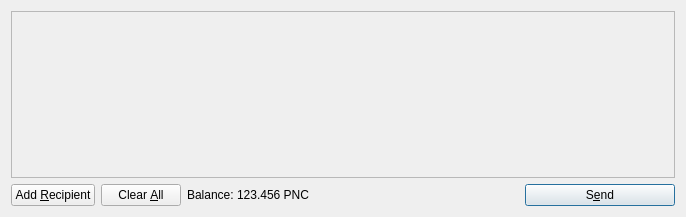
<?xml version="1.0" encoding="UTF-8"?>
<ui version="4.0">
 <class>SendCoinsDialog</class>
 <widget class="QDialog" name="SendCoinsDialog">
  <property name="geometry">
   <rect>
    <x>0</x>
    <y>0</y>
    <width>686</width>
    <height>217</height>
   </rect>
  </property>
  <property name="windowTitle">
   <string>Send Coins</string>
  </property>
  <layout class="QVBoxLayout" name="verticalLayout">
   <item>
    <widget class="QScrollArea" name="scrollArea">
     <property name="widgetResizable">
      <bool>true</bool>
     </property>
     <widget class="QWidget" name="scrollAreaWidgetContents">
      <property name="geometry">
       <rect>
        <x>0</x>
        <y>0</y>
        <width>666</width>
        <height>165</height>
       </rect>
      </property>
      <layout class="QVBoxLayout" name="verticalLayout_2">
       <property name="margin">
        <number>0</number>
       </property>
       <item>
        <layout class="QVBoxLayout" name="entries">
         <property name="spacing">
          <number>6</number>
         </property>
        </layout>
       </item>
       <item>
        <spacer name="verticalSpacer">
         <property name="orientation">
          <enum>Qt::Vertical</enum>
         </property>
         <property name="sizeHint" stdset="0">
          <size>
           <width>20</width>
           <height>40</height>
          </size>
         </property>
        </spacer>
       </item>
      </layout>
     </widget>
    </widget>
   </item>
   <item>
    <layout class="QHBoxLayout" name="horizontalLayout">
     <item>
      <widget class="QPushButton" name="addButton">
       <property name="toolTip">
        <string>Send to multiple recipients at once</string>
       </property>
       <property name="text">
        <string>Add &amp;Recipient</string>
       </property>
       <property name="icon">
        <iconset resource="../bitcoin.qrc">
         <normaloff>:/icons/add</normaloff>:/icons/add</iconset>
       </property>
       <property name="autoDefault">
        <bool>false</bool>
       </property>
      </widget>
     </item>
     <item>
      <widget class="QPushButton" name="clearButton">
       <property name="sizePolicy">
        <sizepolicy hsizetype="Minimum" vsizetype="Fixed">
         <horstretch>0</horstretch>
         <verstretch>0</verstretch>
        </sizepolicy>
       </property>
       <property name="toolTip">
        <string>Remove all transaction fields</string>
       </property>
       <property name="text">
        <string>Clear &amp;All</string>
       </property>
       <property name="icon">
        <iconset resource="../bitcoin.qrc">
         <normaloff>:/icons/remove</normaloff>:/icons/remove</iconset>
       </property>
       <property name="autoRepeatDelay">
        <number>300</number>
       </property>
       <property name="autoDefault">
        <bool>false</bool>
       </property>
      </widget>
     </item>
     <item>
      <layout class="QHBoxLayout" name="horizontalLayout_2">
       <property name="spacing">
        <number>3</number>
       </property>
       <item>
        <widget class="QLabel" name="label">
         <property name="text">
          <string>Balance:</string>
         </property>
        </widget>
       </item>
       <item>
        <widget class="QLabel" name="labelBalance">
         <property name="cursor">
          <cursorShape>IBeamCursor</cursorShape>
         </property>
         <property name="text">
          <string>123.456 PNC</string>
         </property>
         <property name="textInteractionFlags">
          <set>Qt::LinksAccessibleByMouse|Qt::TextSelectableByKeyboard|Qt::TextSelectableByMouse</set>
         </property>
        </widget>
       </item>
      </layout>
     </item>
     <item>
      <spacer name="horizontalSpacer">
       <property name="orientation">
        <enum>Qt::Horizontal</enum>
       </property>
       <property name="sizeHint" stdset="0">
        <size>
         <width>40</width>
         <height>20</height>
        </size>
       </property>
      </spacer>
     </item>
     <item>
      <widget class="QPushButton" name="sendButton">
       <property name="minimumSize">
        <size>
         <width>150</width>
         <height>0</height>
        </size>
       </property>
       <property name="toolTip">
        <string>Confirm the send action</string>
       </property>
       <property name="text">
        <string>S&amp;end</string>
       </property>
       <property name="icon">
        <iconset resource="../bitcoin.qrc">
         <normaloff>:/icons/send</normaloff>:/icons/send</iconset>
       </property>
       <property name="default">
        <bool>true</bool>
       </property>
      </widget>
     </item>
    </layout>
   </item>
  </layout>
 </widget>
 <resources>
  <include location="../bitcoin.qrc"/>
 </resources>
 <connections/>
</ui>
